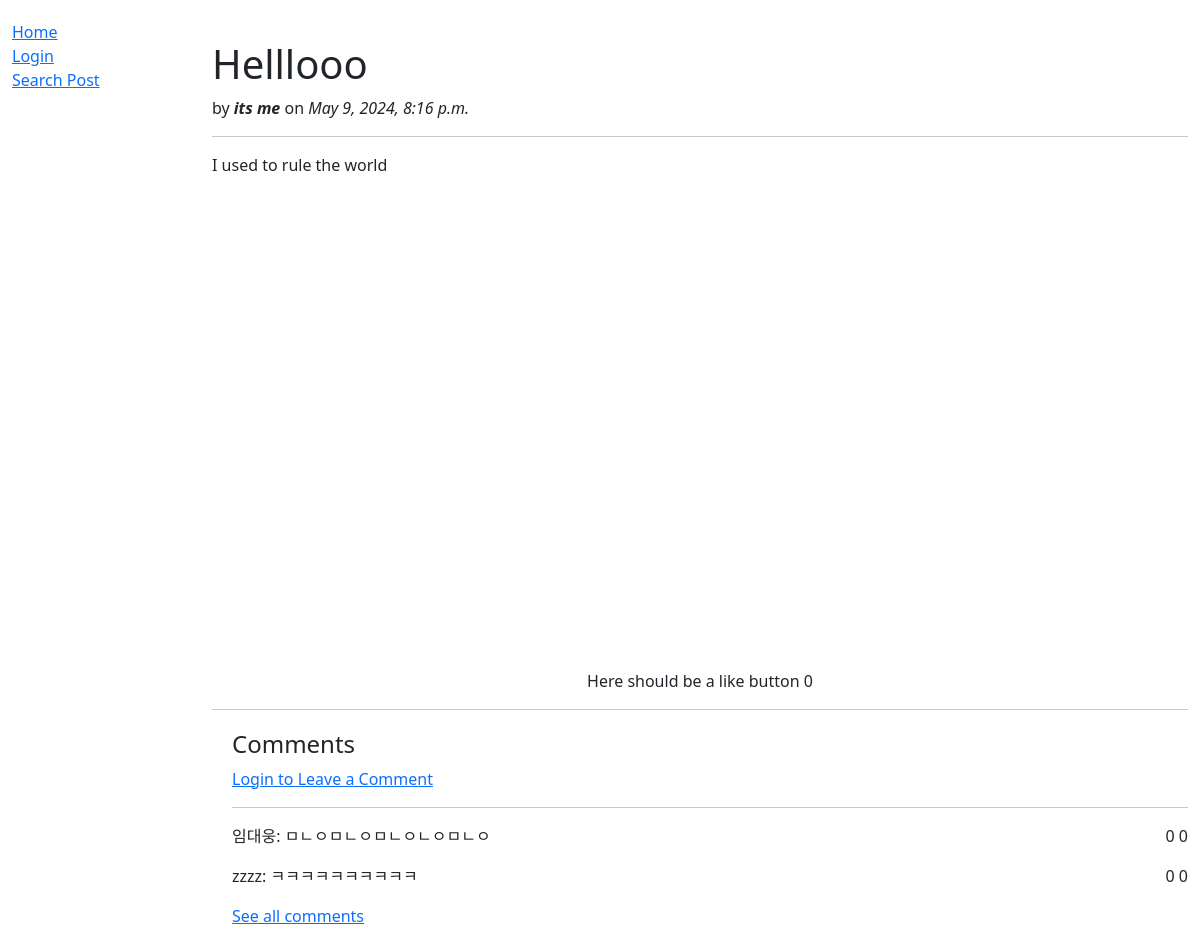
Page /blog/7/ on the earlier database version.
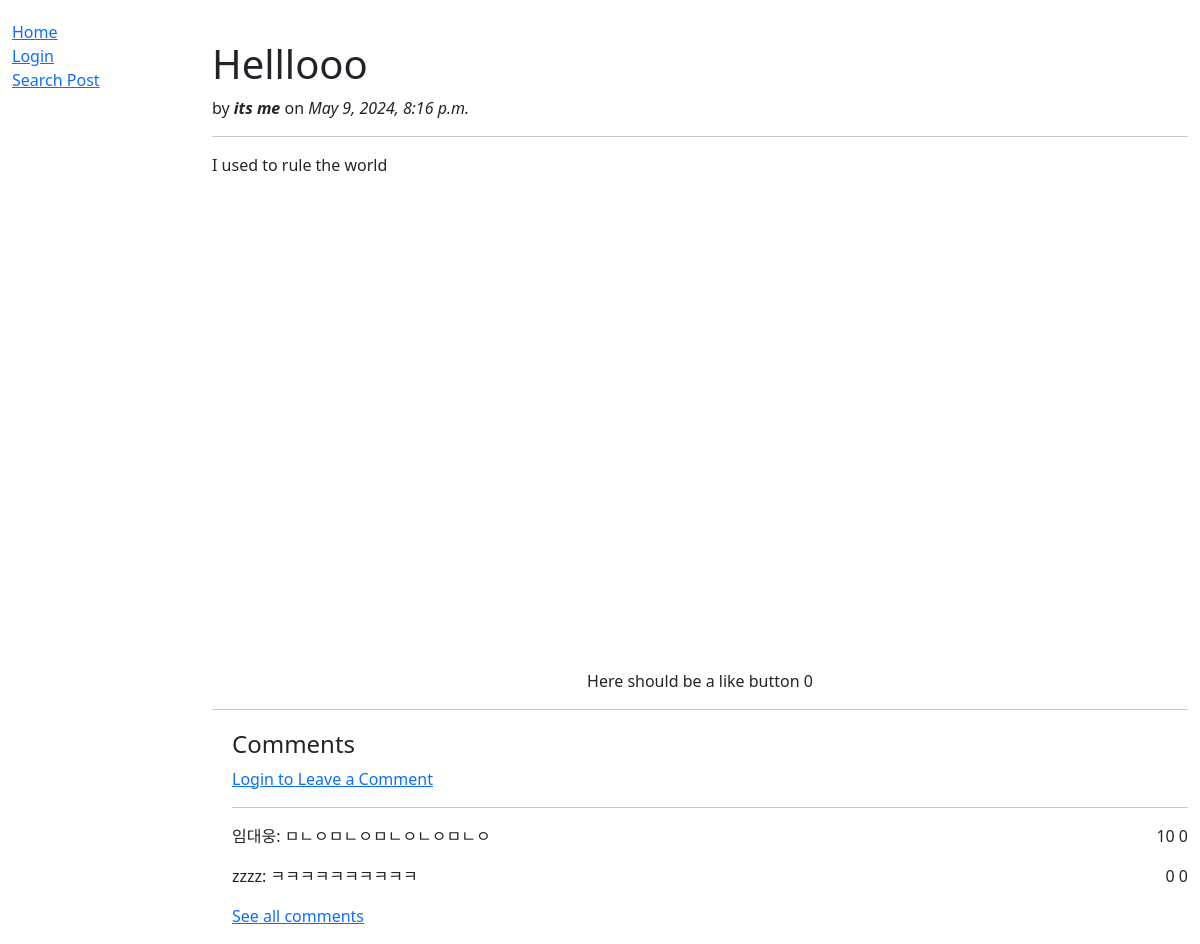
Same page on the later database version.
### blog/models.py (models this page shows, shortened)
class Comment(models.Model):
    id = models.BigAutoField(help_text="Comment ID", primary_key=True)
    post = models.ForeignKey("Post", on_delete=models.CASCADE)
    writer = models.CharField(max_length=100)
    content = models.CharField(max_length=200)
    date = models.DateTimeField(default=datetime.now, blank=True)
    likes = models.IntegerField(default=0)
    dislikes = models.IntegerField(default=0)
    class Meta:
        ordering = ['-date']

### blog/views.py (the view)
# urls.py: path('<int:pk>/', views.PostDetailView.as_view(), name="post"),
class PostDetailView(generic.DetailView):
    model = Post
    context_object_name = 'post'
    template_name = 'view_post.html'
    def get_context_data(self, **kwargs):
        context = super(PostDetailView, self).get_context_data(**kwargs)
        comments = Comment.objects.filter(post=int(self.kwargs.get('pk')))
        comments.order_by('-likes')[:5]
        context['comments'] = comments
        context['form'] = LeaveCommentForm()
        return context
    def post(self, request, *args, **kwargs):
        if request.method == 'POST':
            form = LeaveCommentForm(request.POST)
            if form.is_valid():
                id = int(self.kwargs.get('pk'))
                comment = Comment(
                    post=Post.objects.get(id=id),
                    writer=request.user,
                    content=form.cleaned_data['content']
                    )
                comment.save()
                return HttpResponseRedirect(reverse('post', args=[id]))

### blog/templates/view_post.html (shortened to what this page needs)
{% extends "base.html" %}
{% block content %}
    <h1 style="margin-top: 20px;">{{post.title}}</h1>
    <p> by <strong><em>{{post.writer}}</em></strong> on <em>{{post.date}}</em> </p>
    <hr />
    <p style="min-height: 500px;">{{post.content}}</p>
    <div style="text-align: center;">Here should be a like button {{post.likes}}</div>
    <hr />
    <div style="margin-left:20px; margin-top:20px">
      <h4>Comments</h4>
      {% if user.is_authenticated %}
      <a href="#" class="hide">Write Comment</a>
      <div>
        <form action="" method="post" id="form" style="display: none;">
          {% csrf_token %}
          <table>
          {{ form.as_table }}
          </table>
          <input type="submit" value="Submit">
        </form>
      </div>
      <script>
        var link = document.getElementsByClassName("hide");
        link[0].addEventListener("click", function() {
          if (form.style.display === "block") {
            form.style.display = "none";
          } else {
            form.style.display = "block";
          }
        });
      </script>
    {% else %}
      <a href="{% url 'login' %}">Login to Leave a Comment</a>
    {% endif %}
      {% if comments %}
        <hr />
        {% for comment in comments %}
          <p style="display: inline;"<strong>{{comment.writer}}</strong>: {{comment.content}}</p>
          <p style="display: inline; float: right;"> {{comment.likes}} {{comment.dislikes}}</p>
        {% endfor %}
        <p><a href="comments/">See all comments</a></p>
      {% else %}
        <p>No comments yet.</p>
      {% endif %}
    </div>
{% endblock %}

Differences in the rows shown:
changed Comment "임대웅": likes "0" → "10"
